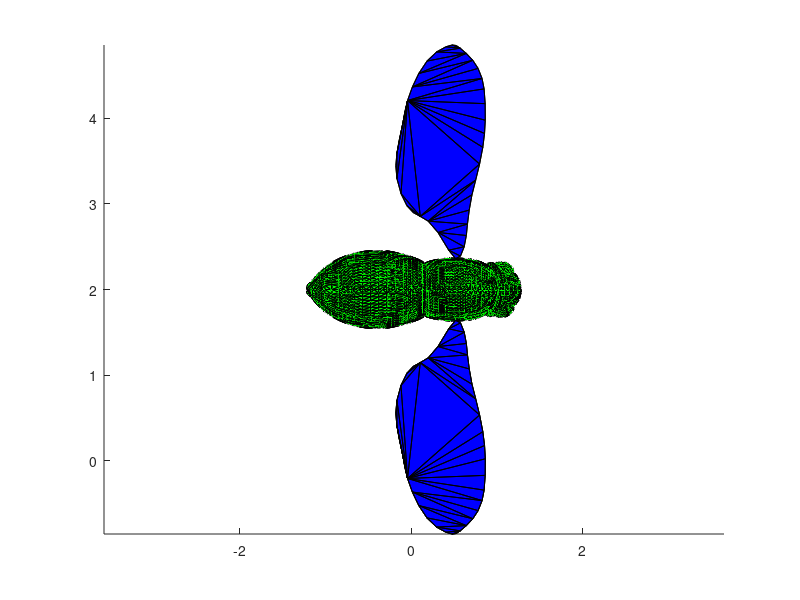

The MATLAB script that drew this image:
% This is a first attempt to make a 3D model from the data given to us by
% Will Dickson

% The joint of the fly wing is located at [0 -1.3412 0.1442]

XTrans = [0 -1.3412 0.1442];
load flywing
load flybody

body = flybody;
wing = flywing;
wing.pts = wing.pts - repmat(XTrans,size(wing.pts,1),1);

%Approximate translation from center of fly body to the wing joint location
%JTrans = [0 +/-0.35 0.5]
RJTrans = [-0.18 -0.36 0.52];
LJTrans = [-0.18 0.36 0.52];

bodyscale = 1;
wingscale = 1;

%Body
body.pts = bodyscale.*body.pts;

%Left Wing
Lwing = wing;
Lwing.pts = wingscale.*Lwing.pts;
Lwing.pts = Lwing.pts + repmat(bodyscale.*LJTrans,size(Lwing.pts,1),1);

%Right Wing
%Rotate about z-axis by 180 degrees
Rz = @(theta) [cos(theta) -sin(theta) 0
                sin(theta) cos(theta) 0
                0 0 1];
Rwing = wing;
Rwing.pts = wingscale.*Rwing.pts;
Rwing.pts = (Rz(pi)*Rwing.pts')' + repmat(bodyscale.*RJTrans,size(Rwing.pts,1),1);

%figure; 
% tt = 3;
% trisurf(body.TRI,body.pts(:,1),body.pts(:,2),body.pts(:,3)+tt,'facecolor','g');
% hold on;
% trisurf(Rwing.TRI,Rwing.pts(:,1),Rwing.pts(:,2),Rwing.pts(:,3)+tt,'facecolor','b');
% trisurf(Lwing.TRI,Lwing.pts(:,1),Lwing.pts(:,2),Lwing.pts(:,3)+tt,'facecolor','b');
% axis equal

tt = 2;
hold on;
trisurf(body.TRI,body.pts(:,3),body.pts(:,2)+tt,-body.pts(:,1),'facecolor','g');
trisurf(Rwing.TRI,Rwing.pts(:,3),Rwing.pts(:,2)+tt,-Rwing.pts(:,1),'facecolor','b');
trisurf(Lwing.TRI,Lwing.pts(:,3),Lwing.pts(:,2)+tt,-Lwing.pts(:,1),'facecolor','b');
axis equal


% %=========================
% %Grab planar points of wing.
% idx = find(flywing.pts(:,1) > 0);
% xx = flywing.pts(idx,2:3);
% %reorder points
% idx = [1 2 4 5 7 11 13 15 18 20 22 25 27 29 31 33 35 36 38 40 41 39 37 34 ... 
%     32 30 28 26 24 23 21 19 17 16 14 12 10 9 8 6 3];
% xx = xx(idx,:);
%  
%     
% %Fit a Closed spline to the boundary
% dd = reshape(xx,[],1);
% 
% % -- the number of control points be about one sixth of the total
% % data points
% c = 4; %cubic spline
% numrep = c-1; %this is the number of control points that are repeated
% %at the beginning and end of the vector;
% npts = max(c+numrep,round(size(xx,1)/2));
% %Parameterize the points by chord length;
% Dist = sqrt(sum(diff(xx,1,1).^2,2));
% cDist = cumsum(Dist)';
% T = [0 cDist]./cDist(end) - 0.5;
% knotv = oknotP(npts,c,1,0);
% [N,D1,D2] = dbasisP(c,T,npts,knotv);
% 
% Aeq = zeros(2*numrep,2*npts);
% for i = 1:2
%     Aeq((i-1)*numrep+(1:numrep),(i-1)*npts+(1:numrep)) = eye(numrep);
%     Aeq((i-1)*numrep+(1:numrep),(i-1)*npts+(npts-(numrep-1):npts)) = -1*eye(numrep);
% end
% options = optimset('largescale','off');
% bb = lsqlin(blkdiag(N,N),dd,[],[],Aeq,zeros(2*numrep,1),[],[],[],options);
% 
% B = reshape(bb,[],2);
% 
% T = linspace(-0.5,0.5,size(xx,1));
% [N,D1,D2] = dbasisP(c,T,npts,knotv);
% bndytemp = N*B;
% flygenmod.wing = B;
% 
% %
% %
% %==========================================================================
% %Grab X-Z plane points of body.
% %
% %
% %
% xzpts = body.pts((body.pts(:,2) > -1e-4 & body.pts(:,2) < 1e-4),[1 3]);
% 
% %Reorder the points;
% startidx = 87;
% allpts = xzpts;
% count = 1;
% xx = zeros(size(xzpts));
% xx(count,:) = allpts(startidx,:);
% allpts(startidx,:) = [];
% while ~isempty(allpts)
%     cpt_idx = kdtreeidx(allpts,xx(count,:));
%     xx(count+1,:) = allpts(cpt_idx,:);
%     allpts(cpt_idx,:) = [];
%     count = count+1;
% end
% 
% figure; plot(xx(:,1),xx(:,2),'*')
% axis equal
% for k = 1:size(xx,1)
% hold on; text(xx(k,1),xx(k,2),num2str(k));
% end
% % Fix the high curvature at the dorsal neck region.
% xx = [xx(1:92,:)
%     xx([283 282],:)
%     xx(93:279,:)]; 
% 
% %Interpolate in the tail region where there are no points
% newx = interp1([0 1],[xx(end,1);xx(1,1)],0.1:0.1:0.9)';
% newy = interp1([0 1],[xx(end,2);xx(1,2)],0.1:0.1:0.9)';
% 
% xx = [xx
%     newx newy];
% 
% %Fit a Closed spline to the boundary
% dd = reshape(xx,[],1);
% 
% % -- the number of control points be about one sixth of the total
% % data points
% c = 4; %cubic spline
% numrep = c-1; %this is the number of control points that are repeated
% %at the beginning and end of the vector;
% npts = max(c+numrep,round(size(xx,1)/6));
% %Parameterize the points by chord length;
% Dist = sqrt(sum(diff(xx,1,1).^2,2));
% cDist = cumsum(Dist)';
% T = [0 cDist]./cDist(end) - 0.5;
% %T = linspace(-0.5,0.5,size(xx,1));
% knotv = oknotP(npts,c,1,0);
% [N,D1,D2] = dbasisP(c,T,npts,knotv);
% 
% Aeq = zeros(2*numrep,2*npts);
% for i = 1:2
%     Aeq((i-1)*numrep+(1:numrep),(i-1)*npts+(1:numrep)) = eye(numrep);
%     Aeq((i-1)*numrep+(1:numrep),(i-1)*npts+(npts-(numrep-1):npts)) = -1*eye(numrep);
% end
% options = optimset('largescale','off');
% bb = lsqlin(blkdiag(N,N),dd,[],[],Aeq,zeros(2*numrep,1),[],[],[],options);
% 
% B = reshape(bb,[],2);
% 
% T = linspace(-0.5,0.5,size(xx,1));
% [N,D1,D2] = dbasisP(c,T,npts,knotv);
% bndytemp = N*B;
% 
% flygenmod.bodybndy = B;


